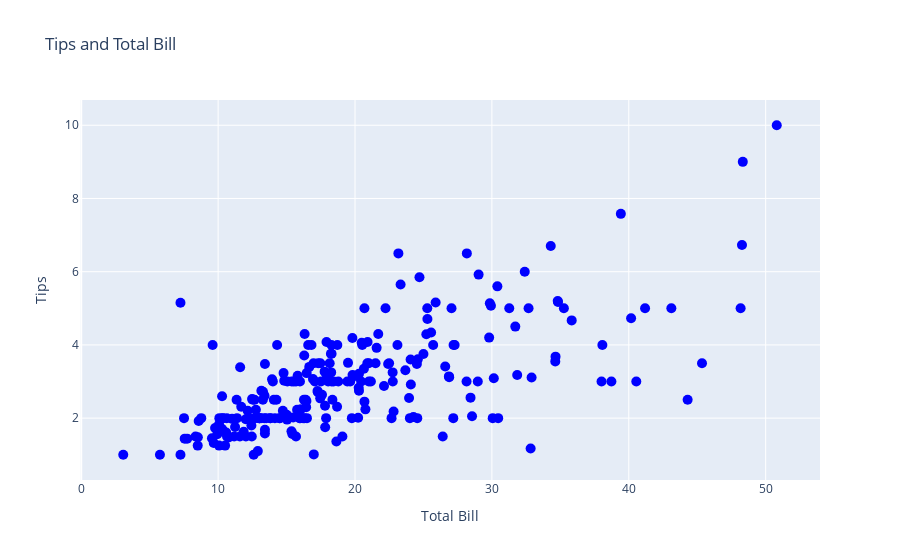

Notebook cell for this chart:
### Code cell
tips = sns.load_dataset('tips')

x_data = tips['total_bill']
y_data = tips['tip']

fig = go.Figure(data = go.Scatter(x = x_data, y = y_data, mode = 'markers', marker = dict(size = 10, color = 'blue', symbol = 'circle')))

fig.update_layout(
    title = 'Tips and Total Bill',
    xaxis_title = 'Total Bill',
    yaxis_title = 'Tips')

### Figure 1 — Plotly figure (JSON) as saved in the notebook; plotly's stock layout.template omitted (floating-point values rounded to 4 significant figures; data arrays with more than 128 entries replaced by an {"elided": "..."} marker saying what was removed)
{"data": [{"marker": {"color": "blue", "size": 10, "symbol": "circle"}, "mode": "markers", "type": "scatter", "x": {"elided": "244 float values"}, "y": {"elided": "244 float values"}}], "layout": {"autosize": true, "title": {"text": "Tips and Total Bill"}, "xaxis": {"autorange": true, "range": [0.1043, 53.78], "title": {"text": "Total Bill"}, "type": "linear"}, "yaxis": {"autorange": true, "range": [0.08194, 10.92], "title": {"text": "Tips"}, "type": "linear"}}}
